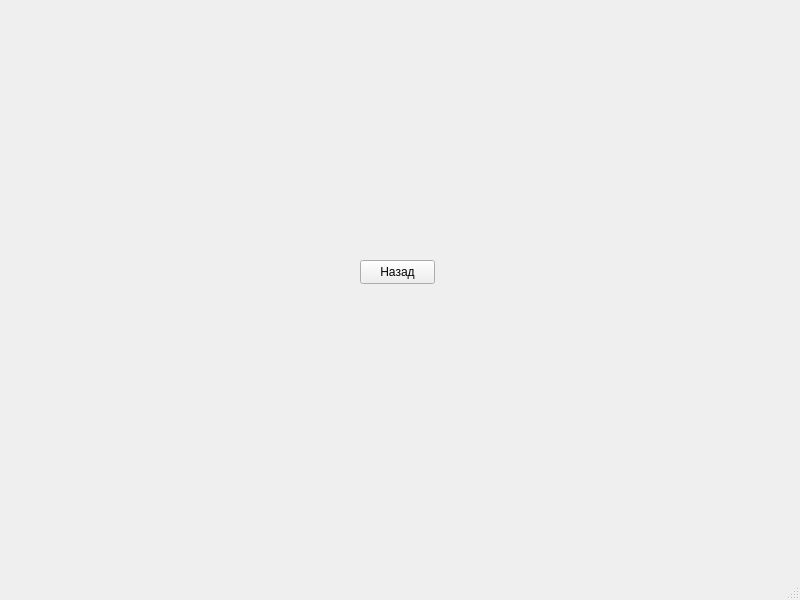
<?xml version="1.0" encoding="UTF-8"?>
<ui version="4.0">
 <class>MainWindow</class>
 <widget class="QMainWindow" name="MainWindow">
  <property name="geometry">
   <rect>
    <x>0</x>
    <y>0</y>
    <width>800</width>
    <height>600</height>
   </rect>
  </property>
  <property name="windowTitle">
   <string>MainWindow</string>
  </property>
  <widget class="QWidget" name="centralwidget">
   <widget class="QPushButton" name="quitButton">
    <property name="geometry">
     <rect>
      <x>360</x>
      <y>260</y>
      <width>75</width>
      <height>24</height>
     </rect>
    </property>
    <property name="text">
     <string>Назад</string>
    </property>
   </widget>
  </widget>
  <widget class="QMenuBar" name="menubar">
   <property name="geometry">
    <rect>
     <x>0</x>
     <y>0</y>
     <width>800</width>
     <height>22</height>
    </rect>
   </property>
  </widget>
  <widget class="QStatusBar" name="statusbar"/>
 </widget>
 <resources/>
 <connections/>
</ui>
